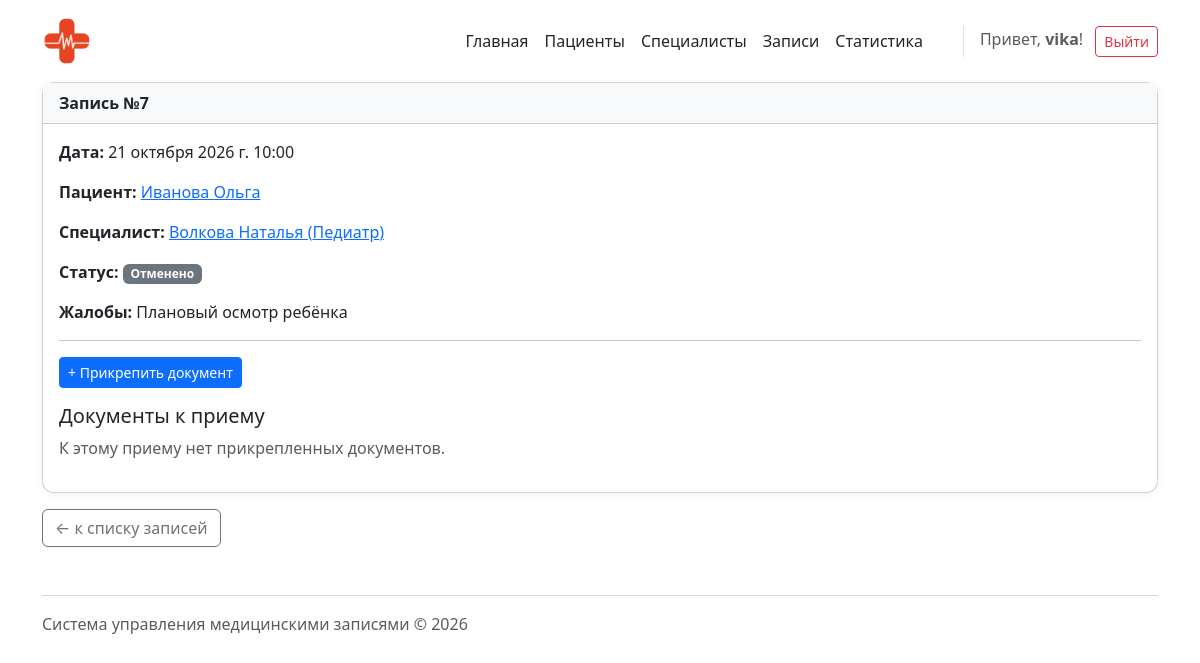
The app's page /appointments/7/ (signed in), older data.
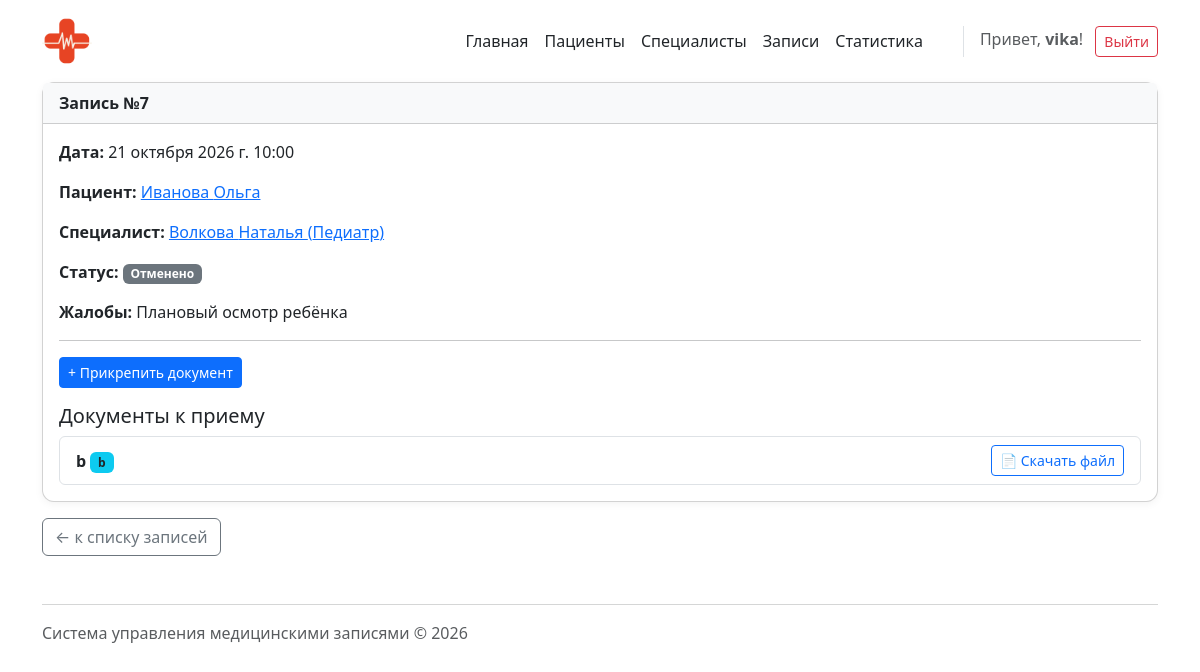
The same page, newer data.
### appointments/models.py (models this page shows, shortened)
class Document(models.Model):
    appointment = models.ForeignKey(Appointment, on_delete=models.CASCADE, related_name="documents")
    document_type = models.CharField(max_length=50)
    title = models.CharField(max_length=255)
    content = models.TextField(blank=True, null=True)
    file = models.FileField(upload_to='documents/', blank=True, null=True, verbose_name="Файл")

### appointments/views.py (the view)
# urls.py: path('<int:appointment_id>/', views.AppointmentDetailView.as_view(), name='detail'),
class AppointmentDetailView(LoginRequiredMixin, DataMixin, DetailView):
    model = Appointment
    template_name = 'appointments/appointment_detail.html'
    context_object_name = 'appointment'
    pk_url_kwarg = 'appointment_id'
    title = 'Карточка приема'

### appointments/mixins.py (called while the page is built)
    def get_context_data(self, **kwargs):
        context = super().get_context_data(**kwargs)
        if self.title:
            context['title'] = self.title
        return context

### patients/context_processors.py (called while the page is built)
def site_settings(request):
    return {
        'site_name': 'Медзаписи',
    }

### appointments/templates/appointments/appointment_detail.html (shortened to what this page needs)
{% extends "base.html" %}
{% block content %}
<div class="card">
    <div class="card-header">
        Запись №{{ appointment.id }}
    </div>
    <div class="card-body">
        <p class="card-text">
            <strong>Дата:</strong>
            {{ appointment.appointment_date }}
            {{ appointment.appointment_time }}
        </p>
        <p class="card-text">
            <strong>Пациент:</strong>
            <a href="{% url 'patients:detail' appointment.patient.slug %}">
                {{ appointment.patient.last_name }}
                {{ appointment.patient.first_name }}
            </a>
        </p>
        <p class="card-text">
            <strong>Специалист:</strong>
            <a href="{% url 'specialists:detail' appointment.specialist.id %}">
                {{ appointment.specialist.last_name }}
                {{ appointment.specialist.first_name }}
                ({{ appointment.specialist.speciality }})
            </a>
        </p>
        <p class="card-text">
            <strong>Статус:</strong>
            <span class="badge bg-secondary">{{ appointment.get_status_display }}</span>
        </p>
        {% if appointment.complaint %}
            <p class="card-text">
                <strong>Жалобы:</strong> {{ appointment.complaint }}
            </p>
        {% endif %}
        <hr>
        <div class="mb-3">
            <a href="{% url 'appointments:document_upload' appointment.id %}" class="btn btn-primary btn-sm">
                + Прикрепить документ
            </a>
        </div>
        <h5 class="mt-3">Документы к приему</h5>
        {% if appointment.documents.all %}
            <ul class="list-group">
                {% for doc in appointment.documents.all %}
                    <li class="list-group-item d-flex justify-content-between align-items-center">
                        <div>
                            <strong>{{ doc.title }}</strong>
                            <span class="badge bg-info text-dark">{{ doc.document_type }}</span>
                        </div>
                        {% if doc.file %}
                            <a href="{{ doc.file.url }}" target="_blank" class="btn btn-sm btn-outline-primary">
                                📄 Скачать файл
                            </a>
                        {% endif %}
                    </li>
                {% endfor %}
            </ul>
        {% else %}
            <p class="text-muted">К этому приему нет прикрепленных документов.</p>
        {% endif %}
    </div>
</div>
<a href="{% url 'appointments:list' %}" class="btn btn-outline-secondary mt-3">
    ← к списку записей
</a>
{% endblock %}

Row changes from the older to the newer data that the page shows:
added Document: title "b", document_type "b"
Text that changed along with them:
text no longer shown: "К этому приему нет прикрепленных документов."
